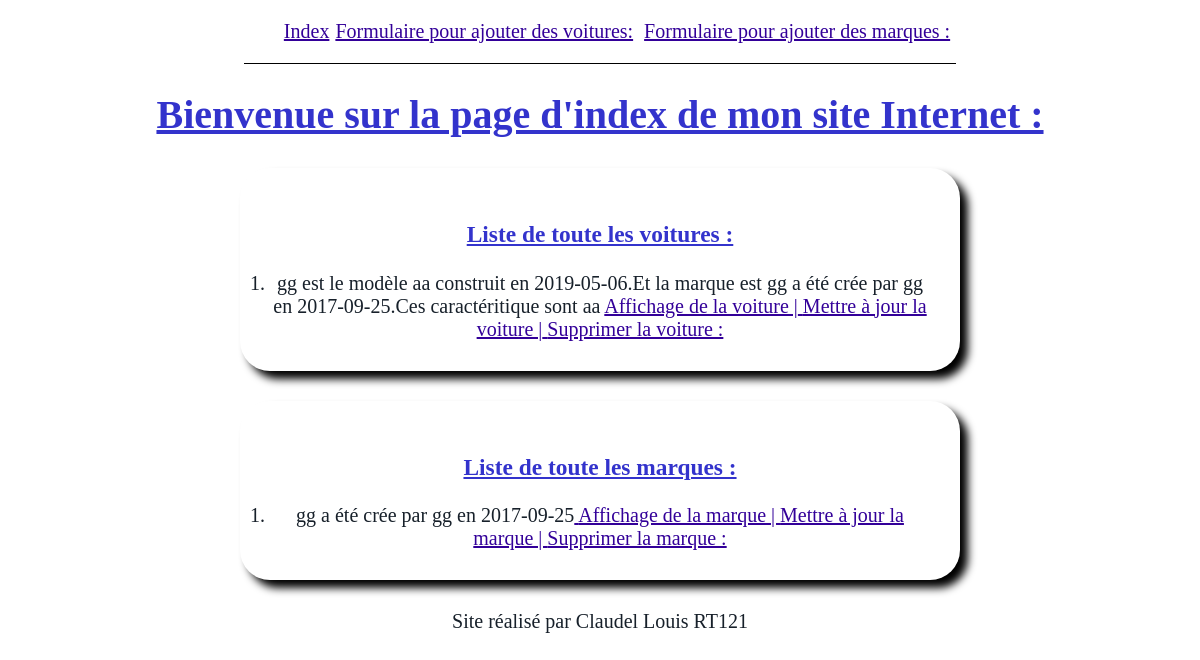
The app's page /myfirstapp/, older data.
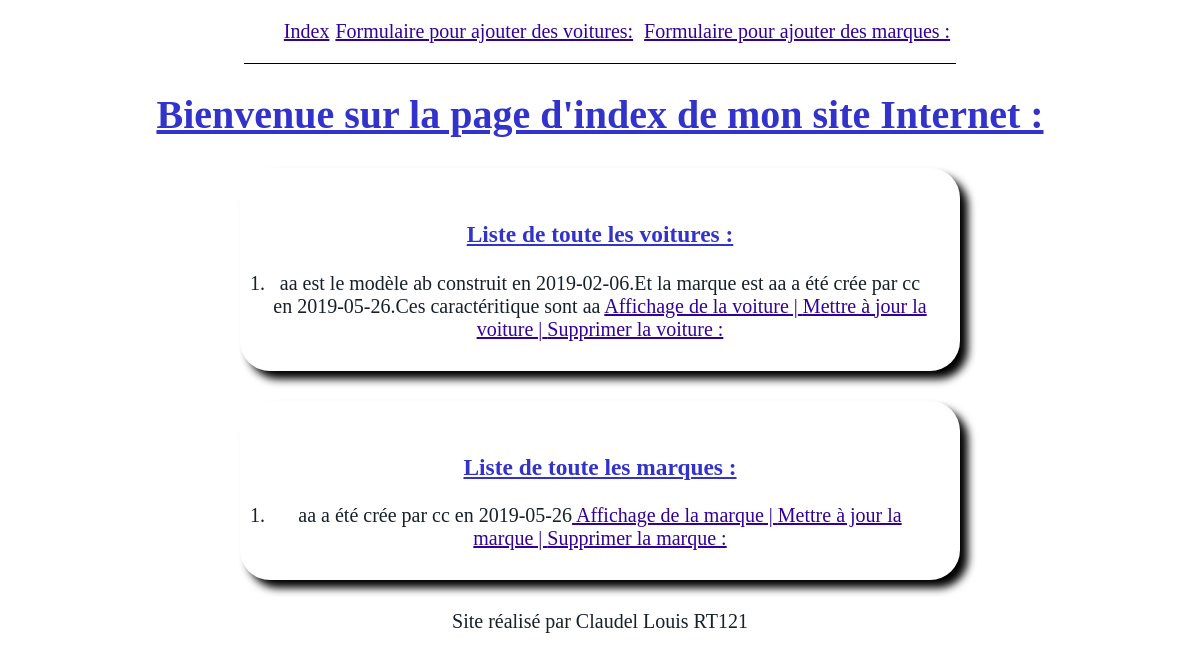
The same page, newer data.
### myfirstapp/models.py (models this page shows, shortened)
class voiture(models.Model):
    nom = models.CharField(max_length=100)
    modele =models.CharField(max_length=100)
    marque= models.ForeignKey(marque, null=True, on_delete=models.CASCADE,related_name='marque')
    date_constrution =models.DateField(blank=True, null = True)
    caracteristique =models.CharField(max_length = 100)
    def __str__(self):
        chaine2 = f"{self.nom} est le modèle {self.modele} construit en {self.date_constrution}.Et la marque est {self.marque}.Ces caractéritique sont {self.caracteristique}"
        return chaine2

class marque(models.Model):
    nom_marque = models.CharField(max_length=100)
    createur = models.CharField(max_length = 100)
    date_creation = models.DateField(blank=True, null = True)
    def __str__(self):
        chaine = f"{self.nom_marque} a été crée par {self.createur} en  {self.date_creation}"
        return chaine

### myfirstapp/views.py (the view)
# urls.py: path('', views.index),
def index(request):
    liste=list(models.voiture.objects.all())
    liste2 = list(models.marque.objects.all())
    return render(request, 'myfirstapp/index.html',{"liste":liste,"liste2":liste2})

### myfirstapp/templates/myfirstapp/index.html (shortened to what this page needs)
{% extends "myfirstapp/main.html" %}
{% block content %}
<h1> Bienvenue sur la page d'index de mon site Internet : </h1>
<body>
<ol > <h3>Liste de toute les voitures :</h3>
    {% for v in liste %}
        <li>{{v}} <a href="/myfirstapp/affiche/{{v.id}}/"> Affichage de la voiture |</a><a href="/myfirstapp/update/{{v.id}}/"> Mettre à jour la voiture |</a><a href="/myfirstapp/delete1/{{v.id}}/"> Supprimer la voiture :  </a></li>
    {% endfor%}
</ol>
<ol> <h3>Liste de toute les marques :</h3>
    {% for m in liste2 %}
    <li>{{m}}<a href="/myfirstapp/affiche2/{{m.id}}/"> Affichage de la marque | </a> <a href="/myfirstapp/update2/{{m.id}}/"> Mettre à jour la marque | </a><a href="/myfirstapp/delete2/{{m.id}}/"> Supprimer la marque : </a> </li>
    {% endfor%}
</ol>
<footer>Site réalisé par Claudel Louis RT121 </footer>
{% endblock %}

### myfirstapp/templates/myfirstapp/main.html (shortened to what this page needs)
<!DOCTYPE html>
<html lang="fr">
<head>
{% load static %}
    <link rel="stylesheet" type="text/css" href="{%static '/myfirstapp/index.css'%}">
  </head>
<body>
<aside id="sidebar">
{% block sidebar %}
    <nav class="menu">
<ul>
<a href="/myfirstapp/">Index</a><a href="/myfirstapp/formulaire1">Formulaire pour ajouter des voitures:</a>
  <a href="/myfirstapp/formulaire2">Formulaire pour ajouter des marques :</a>
</ul>
    </nav>
{% endblock %}
</aside>
<div id="content">
{% block content %}{% endblock %}
</div>
</body>
</html>

### myfirstapp/static/myfirstapp/index.css (style rules this page uses)
h1 { color: #3333CC; text-align: center; font-weight : bold; text-decoration : underline; }
h3 { color :#3333CC; text-decoration : underline; }
body { text-align: center ; margin: 0 ; padding: 0; font-size: 20px; background-image: url("https://www.bianoti.com/wp-content/uploads/20140924_54228475c2920.jpg") ; color: #17202a ; }
nav { border-bottom: 1px solid black; }
a { color: #330099 ; }
.menu { display: inline-block; }
.menu a::after { display: inline-block; color: #000; content: ''; font-size: 80%; font-weight: bold; padding: 0 3px; }
ol { box-shadow: 8px 8px 8px black; border-radius: 30px; text-align: center; margin-left: 20% ; margin-right: 20% ; margin-top: 2.5%; margin-bottom: 2.5%; padding: 2.5% ; }

Row changes from the older to the newer data that the page shows:
removed voiture: nom+modele+date_constrution "gg est le modèle aa construit en 2019-05-06.Et la marque est gg a été crée par gg en 2017-09-25.Ces caractéritique sont aa"
removed marque: nom_marque+createur+date_creation "gg a été crée par gg en 2017-09-25"
added voiture: nom+modele+date_constrution "aa est le modèle ab construit en 2019-02-06.Et la marque est aa a été crée par cc en 2019-05-26.Ces caractéritique sont aa"
added marque: nom_marque+createur+date_creation "aa a été crée par cc en 2019-05-26"
